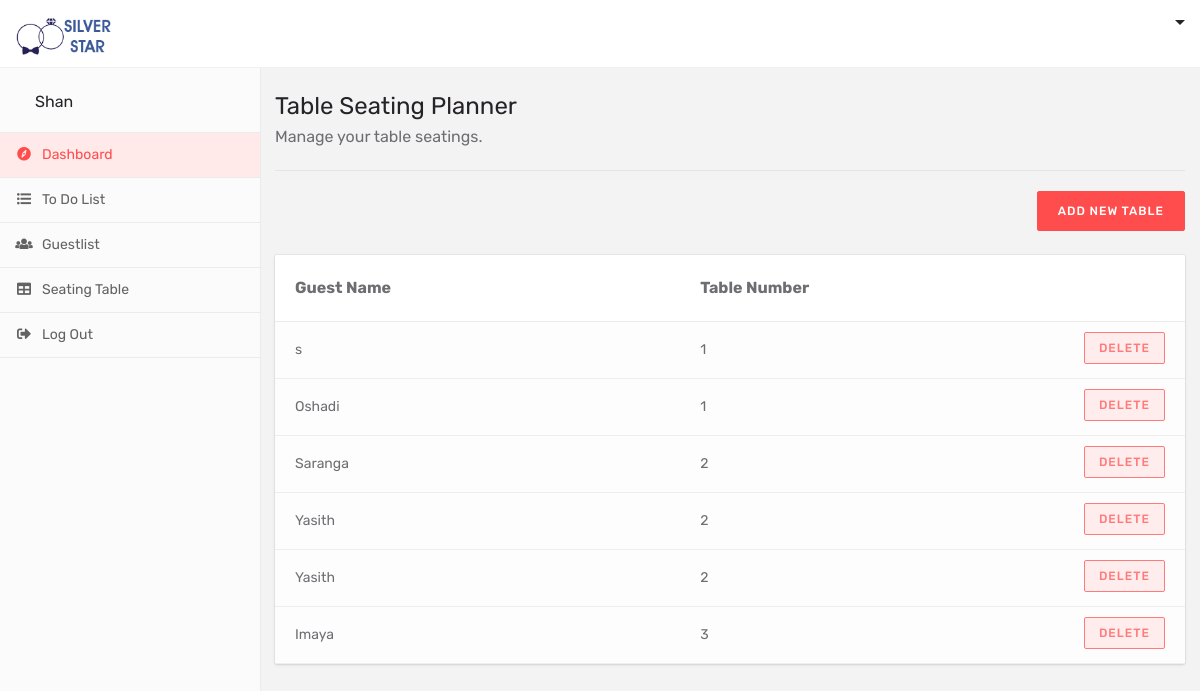
The page /couple-dashboard-table-planner.php (signed in) on the database its author committed.
### tables this page shows
CREATE TABLE `guesttable` (
  `idguesttable` int(10) UNSIGNED NOT NULL,
  `guestname` varchar(255) NOT NULL,
  `tableno` varchar(45) NOT NULL,
  `cplid` varchar(45) NOT NULL,
  `delflag` varchar(45) NOT NULL
);

CREATE TABLE `newguest` (
  `idnewguest` int(10) UNSIGNED NOT NULL,
  `fullname` varchar(255) NOT NULL,
  `email` varchar(255) NOT NULL,
  `mobile` varchar(45) NOT NULL,
  `address` longtext NOT NULL,
  `telephone` varchar(45) NOT NULL,
  `inviteflag` varchar(45) NOT NULL,
  `acceptflag` varchar(45) NOT NULL,
  `declinedflag` varchar(45) NOT NULL,
  `delflag` varchar(45) NOT NULL,
  `regdate` varchar(45) NOT NULL,
  `cuplid` varchar(45) NOT NULL
);

### couple-dashboard-table-planner.php (the view, shortened to what this page needs)
<!DOCTYPE html>
<html lang="en">
<head>
    <link href="css/bootstrap.min.css" rel="stylesheet">
    <link href="fontawesome/css/fontawesome-all.css" rel="stylesheet">
    <link href="fontello/css/fontello.css" rel="stylesheet">
    <link href="css/magicsuggest.css" rel="stylesheet">
    <link href="css/style.css" rel="stylesheet">
    <link rel="stylesheet" type="text/css" href="css/offcanvas.css">
</head>
<body class="body-bg">
    <div class="dashboard-header">
        <?php include "cplemenu.php"?>
    </div>
    <div class="dashboard-wrapper">
        <?php include "cplesidemenu.php"?>
        <div class="dashboard-content">
            <div class="container">
                <div class="row">
                    <div class="col-xl-12 col-lg-12 col-md-12 col-sm-12 col-12">
                        <div class="dashboard-page-header">
                            <h3 class="dashboard-page-title">Table Seating Planner</h3>
                            <p>Manage your table seatings.</p>
                        </div>
                    </div>
                </div>
                <div class="row">
                    <div class="offset-xl-8 col-xl-4 col-lg-12 col-md-12 col-sm-12 col-12 text-right mb20">
                        <a href="#" class="btn btn-default" id='trigger'>Add new table</a>
                    </div>
                </div>
                <div class="row">
                    <div class="col-xl-12 col-lg-12 col-md-12 col-sm-12 col-12">
                        <div class="card seating-table-list table-responsive">
                            <table class="table">
                                <thead>
                                    <tr>
                                        <th  class="seating-table-name">Guest Name</th>
                                        <th colspan="2" class="seating-table-name">Table Number</th>
                                    </tr>
                                </thead>
                                <tbody>
                                     <?php
                                                    include "connection/DB.php";
                                                    $resultsetGetGuest = mysqli_query($connection, "SELECT * FROM guesttable gt INNER JOIN newguest ng WHERE gt.guestname = ng.idnewguest AND gt.delflag='0' AND ng.declinedflag='1'  AND gt.cplid='".$_SESSION["coupleID"]."' AND ng.cuplid='".$_SESSION["coupleID"]."' ORDER BY tableno");
                                                    while ($row = mysqli_fetch_row($resultsetGetGuest)) { ?>
                                    <tr>
                                        <td class="seating-guest-name"><?php echo $row[6]?></td>
                                        <td class="seating-guest-name"><?php echo $row[2]?></td>
                                        <td class="seating-table-action"><a href=controller/deletetableguest.php?id=<?php echo $row[0];?>&gid=<?php echo $row[5];?> class="btn btn-outline-pink btn-xs">Delete</a></td>
                                    </tr>
                                     <?php }?>
                                </tbody>
                            </table>
                        </div>
                    </div>
                </div>
            </div>
        </div>
    </div>
</body>
</html>

### css/offcanvas.css (style rules this page uses)
html, body { overflow-x: hidden; }

### rows shown on the page
guesttable: newguest.fullname "s", tableno "1"
guesttable: newguest.fullname "Oshadi", tableno "1"
guesttable: newguest.fullname "Saranga", tableno "2"
guesttable: newguest.fullname "Yasith", tableno "2"
guesttable: newguest.fullname "Yasith", tableno "2"
guesttable: newguest.fullname "Imaya", tableno "3"

### other values the page prints
$_SESSION["cplename"] "Shan"
